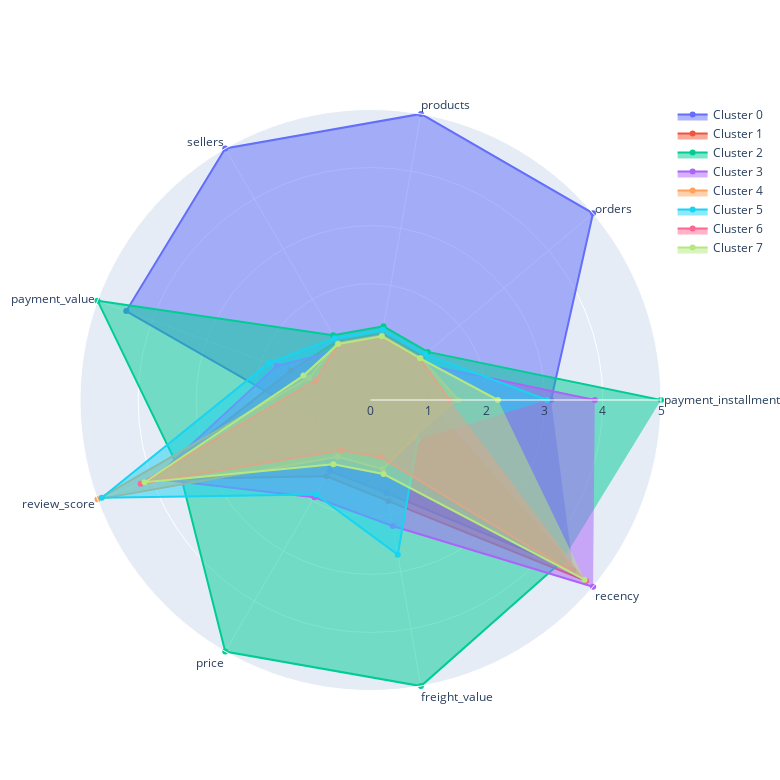

Notebook code for this chart:
### Code cell
# Créer une figure en radar pour chaque cluster
fig = go.Figure()

for cluster, row in df_mms.iterrows():
    values = row.values.tolist()
    

    

    fig.add_trace(go.Scatterpolar(
        r=values,
        theta=num_cols,
        fill='toself',
        name=f'Cluster {cluster}'
    ))

# Mettre en forme la figurenum_cols,
fig.update_layout(
    polar=dict(
        radialaxis=dict(
            visible=True,
            range=[0, 5]
        ),
    ),
    showlegend=True,
    width=780,
    height=780

)

# Afficher la figure
fig.show()
figsize = (60,60)

### Figure 1 — Plotly figure (JSON) as saved in the notebook; plotly's stock layout.template omitted (floating-point values rounded to 4 significant figures)
{"data": [{"fill": "toself", "name": "Cluster 0", "r": [3.107, 5.0, 5.0, 5.0, 4.474, 1, 1.41, 1.627, 4.556], "theta": ["payment_installments", "orders", "products", "sellers", "payment_value", "review_score", "price", "freight_value", "recency", "cluster_labels"], "type": "scatterpolar"}, {"fill": "toself", "name": "Cluster 1", "r": [1, 1.166, 1.166, 1.166, 1.466, 3.993, 1.517, 1.768, 4.842], "theta": ["payment_installments", "orders", "products", "sellers", "payment_value", "review_score", "price", "freight_value", "recency", "cluster_labels"], "type": "scatterpolar"}, {"fill": "toself", "name": "Cluster 2", "r": [5, 1.288, 1.288, 1.288, 5, 3.503, 5, 5, 4.31], "theta": ["payment_installments", "orders", "products", "sellers", "payment_value", "review_score", "price", "freight_value", "recency", "cluster_labels"], "type": "scatterpolar"}, {"fill": "toself", "name": "Cluster 3", "r": [3.861, 1, 1, 1, 1.718, 3.961, 1.932, 2.202, 5], "theta": ["payment_installments", "orders", "products", "sellers", "payment_value", "review_score", "price", "freight_value", "recency", "cluster_labels"], "type": "scatterpolar"}, {"fill": "toself", "name": "Cluster 4", "r": [1.51, 1.132, 1.132, 1.132, 1.123, 5, 1.13, 1.208, 1], "theta": ["payment_installments", "orders", "products", "sellers", "payment_value", "review_score", "price", "freight_value", "recency", "cluster_labels"], "type": "scatterpolar"}, {"fill": "toself", "name": "Cluster 5", "r": [3.041, 1.229, 1.229, 1.229, 1.865, 4.922, 1.877, 2.703, 1.061], "theta": ["payment_installments", "orders", "products", "sellers", "payment_value", "review_score", "price", "freight_value", "recency", "cluster_labels"], "type": "scatterpolar"}, {"fill": "toself", "name": "Cluster 6", "r": [1.361, 1.105, 1.105, 1.105, 1, 4.211, 1, 1, 4.834], "theta": ["payment_installments", "orders", "products", "sellers", "payment_value", "review_score", "price", "freight_value", "recency", "cluster_labels"], "type": "scatterpolar"}, {"fill": "toself", "name": "Cluster 7", "r": [2.194, 1.115, 1.115, 1.115, 1.229, 4.138, 1.278, 1.294, 4.81], "theta": ["payment_installments", "orders", "products", "sellers", "payment_value", "review_score", "price", "freight_value", "recency", "cluster_labels"], "type": "scatterpolar"}], "layout": {"height": 780, "polar": {"radialaxis": {"range": [0, 5], "visible": true}}, "showlegend": true, "width": 780}}
